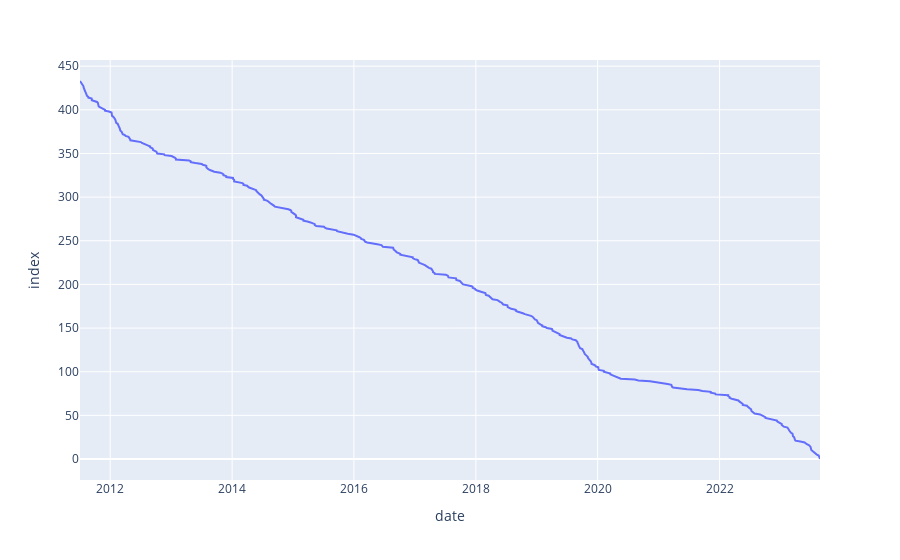

Notebook cell for this chart:
### Markdown cell above
Majority of the reviews have been verified.

### Code cell
# Time Series Analysis on the Date column
fig = px.line(df, x='date')
fig.show()

### Figure 1 — Plotly figure (JSON) as saved in the notebook; plotly's stock layout.template omitted (floating-point values rounded to 4 significant figures; data arrays with more than 128 entries replaced by an {"elided": "..."} marker saying what was removed)
{"data": [{"hovertemplate": "date=%{x}<br>index=%{y}<extra></extra>", "legendgroup": "", "line": {"color": "#636efa", "dash": "solid"}, "marker": {"symbol": "circle"}, "mode": "lines", "name": "", "orientation": "h", "showlegend": false, "type": "scatter", "x": {"elided": "434 str values"}, "xaxis": "x", "y": {"elided": "434 int values"}, "yaxis": "y"}], "layout": {"legend": {"tracegroupgap": 0}, "margin": {"t": 60}, "xaxis": {"anchor": "y", "domain": [0, 1], "title": {"text": "date"}}, "yaxis": {"anchor": "x", "domain": [0, 1], "title": {"text": "index"}}}}
